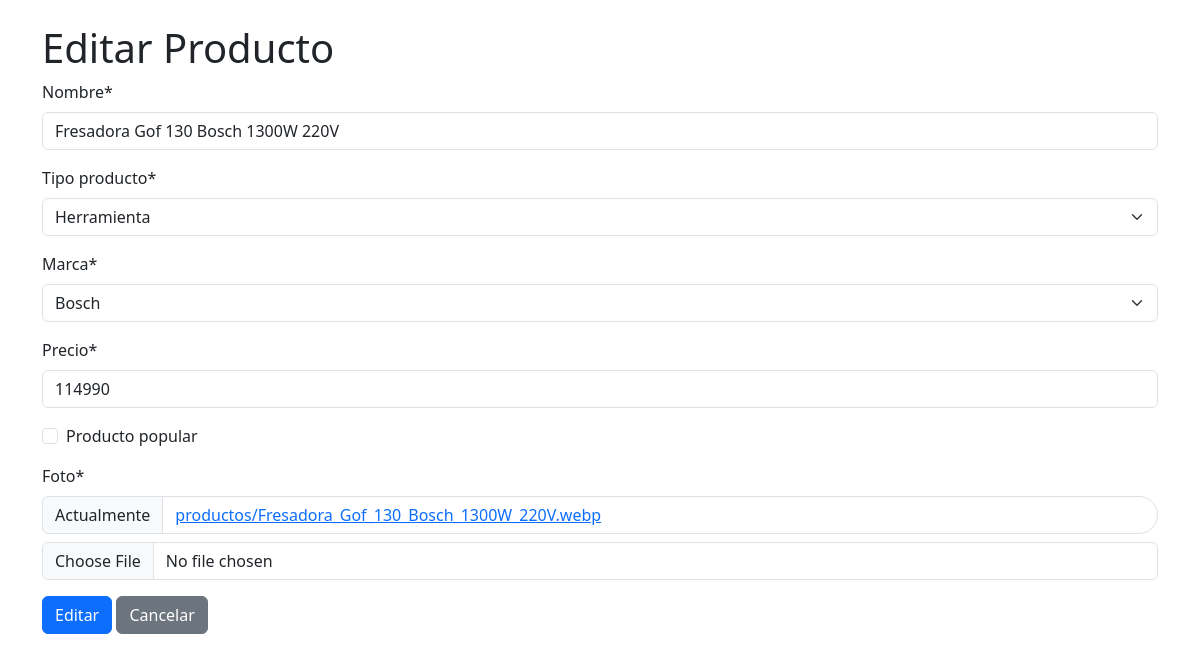
Page /productos/editar/1/ on the earlier database version.
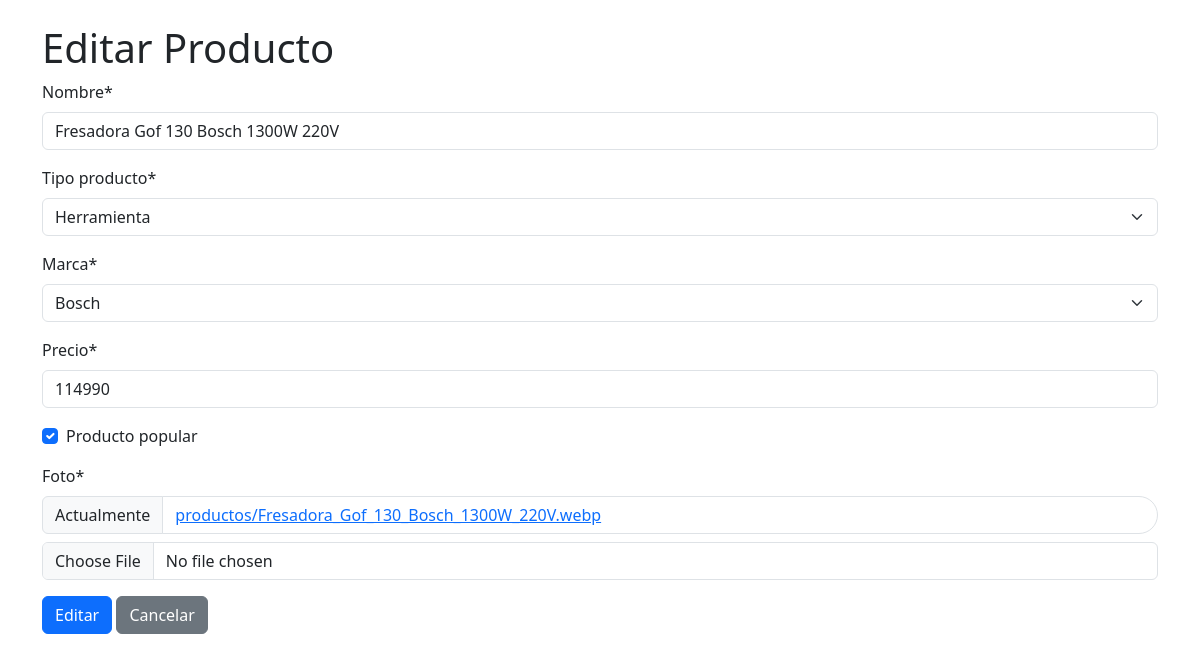
Same page on the later database version.
### tienda/models.py (models this page shows, shortened)
class Producto(models.Model):
    id = models.AutoField(primary_key=True)
    nombre = models.CharField(max_length=255)
    tipo_producto = models.CharField(max_length=20, choices=TIPOS_PRODUCTOS, default='herramienta')
    marca = models.CharField(max_length=20, choices=MARCAS, default='bosch')
    precio = models.IntegerField()
    producto_popular = models.BooleanField(default=False)
    foto = models.ImageField(upload_to='productos/')

### tienda/views.py (the view)
# urls.py: path('editar/<int:pk>/', views.editar_producto, name='editar_producto'),
def editar_producto(request, pk):
    producto = get_object_or_404(Producto, pk=pk)
    if request.method == 'POST':
        form = ProductoForm(request.POST, request.FILES, instance=producto)
        if form.is_valid():
            form.save()
            return redirect('gestionar_productos')
    else:
        form = ProductoForm(instance=producto)
    return render(request, 'productos/formulario.html', {'form': form, 'accion': 'Editar'})

### tienda/forms.py
class ProductoForm(forms.ModelForm):
    class Meta:
        model = Producto
        fields = ['nombre', 'tipo_producto', 'marca', 'precio', 'producto_popular', 'foto']

### tienda/templates/productos/formulario.html (shortened to what this page needs)
{% load static %}
<!DOCTYPE html>
<html lang="en">
<head>
    <link
        href="https://cdn.jsdelivr.net/npm/bootstrap@5.3.3/dist/css/bootstrap.min.css"
        rel="stylesheet"
    />
    <link
        rel="stylesheet"
        href="https://cdn.jsdelivr.net/npm/bootstrap-icons@1.11.3/font/bootstrap-icons.min.css"
    >
    <link rel="stylesheet" href="{% static 'style.css' %}"/>
</head>
{% load crispy_forms_tags %}
<!DOCTYPE html>
<html lang="es">
<head>
    <link rel="stylesheet" href="{% static 'css/bootstrap.min.css' %}">
</head>
<body class="container mt-4">
    <h1>{{ accion }} Producto</h1>
    <form method="post" enctype="multipart/form-data">
        {{ form|crispy }}
        <button type="submit" class="btn btn-primary">{{ accion }}</button>
        <a href="{% url 'gestionar_productos' %}" class="btn btn-secondary">Cancelar</a>
    </form>
</body>
</html>

Differences in the rows shown:
changed Producto "Fresadora Gof 130 Bosch 1300W 220V": producto_popular "☐" → "☑"
